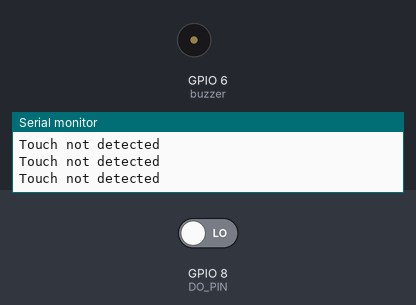
A sketch run on a simulated ESP32. Shown: buzzer (waves = sounding, pin HIGH), the last lines printed to the serial monitor. The test bench sets the inputs (shaded band); at power-on: GPIO 8 (DO_PIN) LOW.

Above: at 2.8 s.
2.9 s: GPIO 8 (DO_PIN) driven HIGH
At 3.4 s:
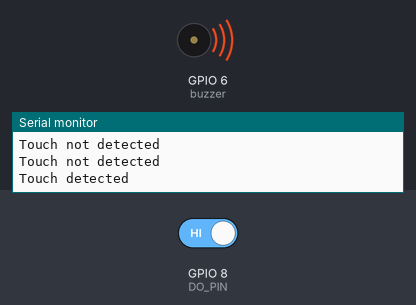
4.5 s: GPIO 8 (DO_PIN) driven LOW
At 6.1 s:
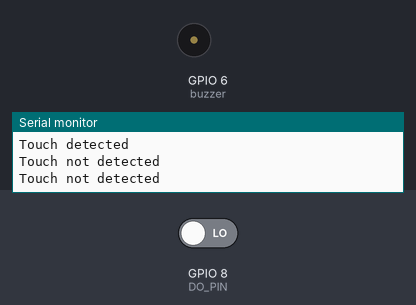
Timing chart, 0 to 7.6 s (numbered marks = the images above; inputs shaded):
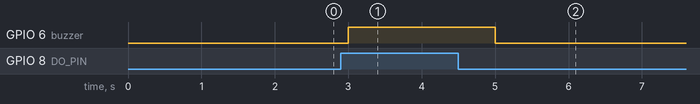

The sketch:

9.touch_sensor.ino
```cpp
int DO_PIN=8 ; // ESP32's pin GPIO13 connected to DO pin of the flame sensor
int buzzer=6;

void setup() {
  // initialize serial communication
  Serial.begin(9600);
  // initialize the ESP32's pin as an input
  pinMode(DO_PIN, INPUT);
  pinMode(buzzer,OUTPUT);
}

void loop() {
  int touch = digitalRead(DO_PIN);

  if (touch == HIGH)
  {
    Serial.println("Touch detected");
    digitalWrite(buzzer,HIGH);
  }
  else
  {
     Serial.println("Touch not detected");
     digitalWrite(buzzer,LOW);
  }
  delay(1000);
}
```

Measured:
- after the input at 2.9 s, GPIO 6 (buzzer): LOW → HIGH after 0.10 s
- after the input at 4.5 s, GPIO 6 (buzzer): HIGH → LOW after 0.50 s
